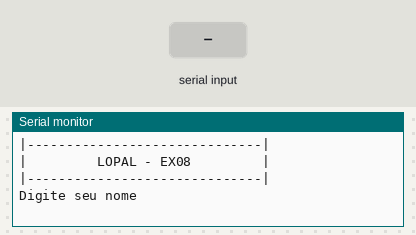
Bench run of a sketch on a simulated Arduino Uno, built with avr-gcc and run on an emulated ATmega328P. Parts: the last lines printed to the serial monitor. The inputs (shaded band) are chosen by the test bench.

Above: at 1.2 s.
1.3 s: "90,45\n" received over Serial
At 3.5 s:
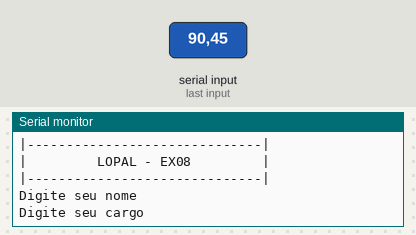
3.8 s: "30,150\n" received over Serial
At 5.4 s:
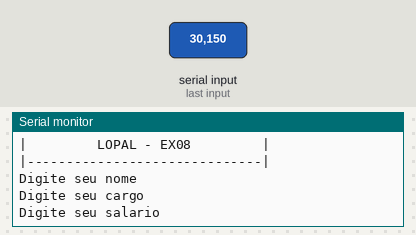
6.3 s: "5\n" received over Serial
At 7.0 s:
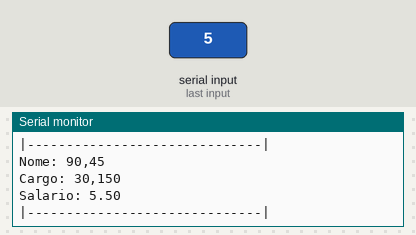

The sketch:

LOPAL_EX_08.ino
```cpp
/* Faça um programa que receba o nome, cargo e salário de um funcionário. Se o
funcionário ganhar abaixo de 1000 reais, calcule o salário acrescido de 10%.
Ao final exiba o nome, o cargo e o salário desse funcionário.
*/

void setup()
{
  Serial.begin(9600);
}
  String nome = "";
  String cargo = "";
  float salario = 0;
  float acrescido = 0;

void loop()
{
  Serial.println("|------------------------------|");
  Serial.println("|         LOPAL - EX08         |");
  Serial.println("|------------------------------|");

  Serial.println();

  Serial.println("Digite seu nome ");
  while (! Serial.available());
  nome = Serial.readString();

  Serial.println("Digite seu cargo ");
  while (! Serial.available());
  cargo = Serial.readString();

  Serial.println("Digite seu salario ");
  while (! Serial.available());
  salario = Serial.parseFloat();

  //processamento
  acrescido = salario * 0.10;

  //acrecido
  if (salario < 1000){
  salario = salario + acrescido;
  } else {
  salario = salario;
  }

  //saida
  Serial.println("|------------------------------|");

  Serial.println("Nome: " + nome);
  Serial.println("Cargo: " + cargo);
  Serial.println("Salario: " + String(salario) );

  Serial.println("|------------------------------|");

  Serial.println();//pula uma linha

  delay(1000);
}
```

Measured:
- after the input at 1.3 s, the serial monitor: prints a new line after 1.0 s (image 1)
- after the input at 3.8 s, the serial monitor: prints a new line after 1.0 s (image 2)
- after the input at 6.3 s, the serial monitor: prints a new line at once (image 3)
